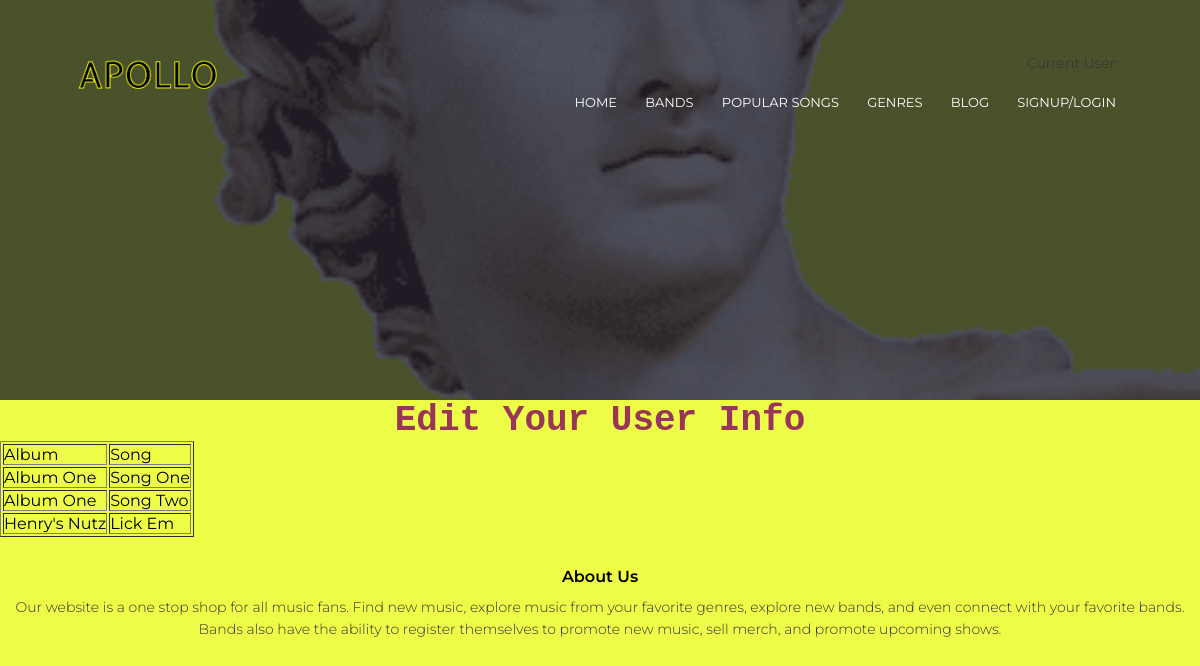
/show_discog/1, run on the app's committed database.
### models.py (models this page shows)
class Discography(db.Model):
    __tablename__ = 'discography'
    id = db.Column(db.Integer, primary_key=True)
    user_id = db.Column(db.Integer)
    album = db.Column(db.String(100))
    song = db.Column(db.String(100))

### main.py (the view)
@main.route('/show_discog/<int:bid>', methods=[ 'GET' , 'POST' ])
def display_discog(bid):
    all_discography = Discography.query.filter_by(user_id=bid)
    return render_template('display-discography.html',rows=all_discography, bid=bid)

### templates/display-discography.html (shortened to what this page needs)
{% extends "header.html" %}
{% block content %}
<body style="background-color: #edfc47;">
    <h1 style="color:#993657; text-align: center; font-family: 'Courier New', monospace;"> Edit Your User Info
    </h1>
  <table border = 1>
    <thead>
       <td>Album</td>
       <td>Song</td>
    </thead>
    {% for row in rows %}
       <tr>
          <td>{{row["album"]}}</td>
          <td>{{row["song"]}}</td>
       </tr>
    {% endfor %}
 </table>
</body>
{% endblock %}

### data on the page
Discography: album "Album One", song "Song One"
Discography: album "Album One", song "Song Two"
Discography: album "Henry's Nutz", song "Lick Em"
